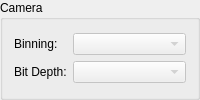
             <widget class="QGroupBox" name="camera_groupBox">
              <property name="enabled">
               <bool>true</bool>
              </property>
              <property name="title">
               <string>Camera</string>
              </property>
              <layout class="QGridLayout" name="gridLayout_2">
               <item row="0" column="0">
                <layout class="QGridLayout" name="gridLayout_23">
                 <item row="0" column="1">
                  <widget class="QComboBox" name="bin_comboBox">
                   <property name="enabled">
                    <bool>false</bool>
                   </property>
                   <property name="sizePolicy">
                    <sizepolicy hsizetype="Expanding" vsizetype="Fixed">
                     <horstretch>0</horstretch>
                     <verstretch>0</verstretch>
                    </sizepolicy>
                   </property>
                  </widget>
                 </item>
                 <item row="1" column="0">
                  <widget class="QLabel" name="label_6">
                   <property name="sizePolicy">
                    <sizepolicy hsizetype="Preferred" vsizetype="Fixed">
                     <horstretch>0</horstretch>
                     <verstretch>0</verstretch>
                    </sizepolicy>
                   </property>
                   <property name="text">
                    <string>Bit Depth:</string>
                   </property>
                  </widget>
                 </item>
                 <item row="1" column="1">
                  <widget class="QComboBox" name="bit_comboBox">
                   <property name="enabled">
                    <bool>false</bool>
                   </property>
                   <property name="sizePolicy">
                    <sizepolicy hsizetype="Expanding" vsizetype="Fixed">
                     <horstretch>0</horstretch>
                     <verstretch>0</verstretch>
                    </sizepolicy>
                   </property>
                  </widget>
                 </item>
                 <item row="0" column="0">
                  <widget class="QLabel" name="label_22">
                   <property name="sizePolicy">
                    <sizepolicy hsizetype="Preferred" vsizetype="Fixed">
                     <horstretch>0</horstretch>
                     <verstretch>0</verstretch>
                    </sizepolicy>
                   </property>
                   <property name="text">
                    <string>Binning:</string>
                   </property>
                  </widget>
                 </item>
                </layout>
               </item>
              </layout>
             </widget>
